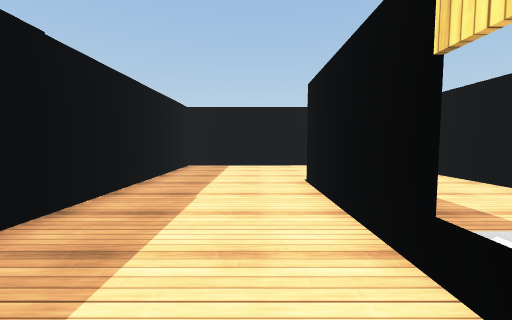
View 1 (above)

18 first-person views from a walk through a Unity game level. The camera is 1.2 m above the floor, tilts 4° down and sees 90° across. The floor is counted in squares, 1 m on a side. Each view is taken from the middle of a square. On the plan, view 1 faces up. The plan holds only what a view shows up to about 12 squares ahead; the rest is blank. The place goes on beyond the plan. Some animated figures are not drawn. Surface patterns are stand-ins for the level's own textures.

View 2
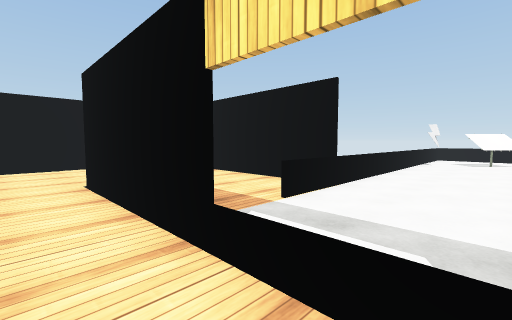

View 3
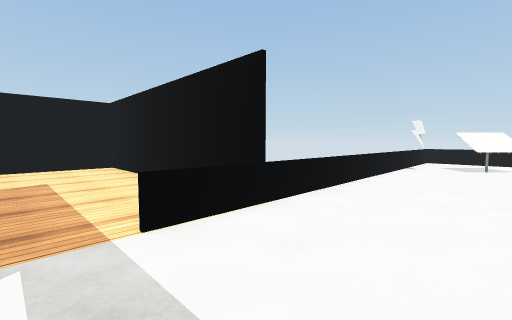

View 4
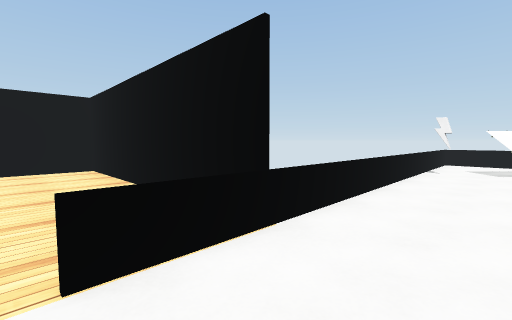

View 5
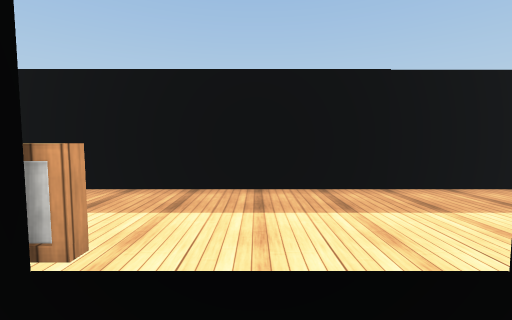

View 6
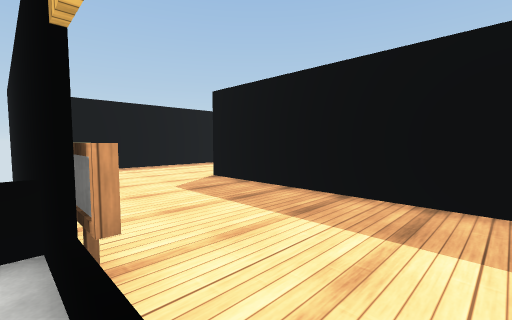

View 7
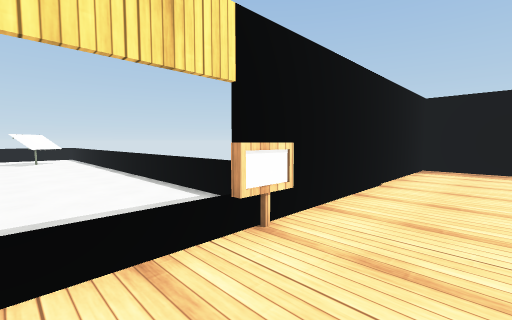

View 8
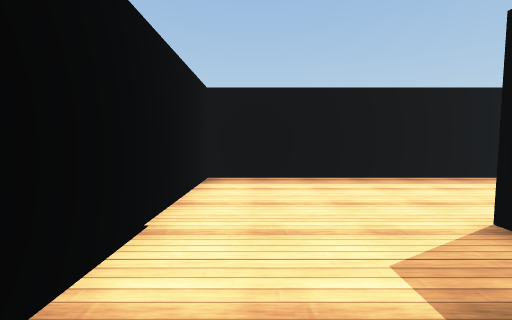

View 9
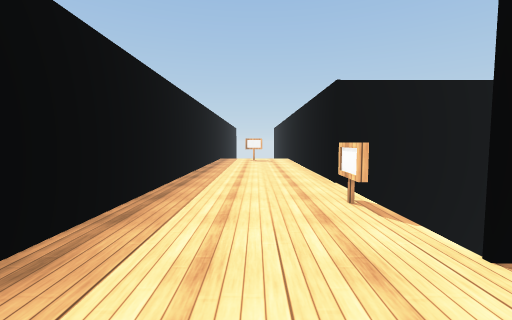

View 10
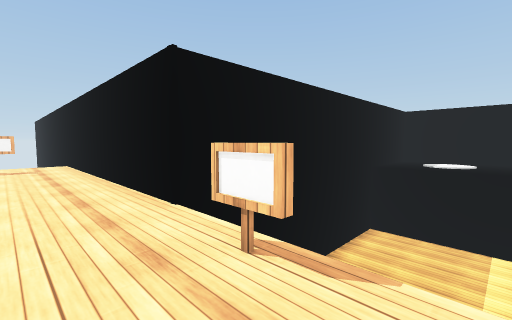

View 11
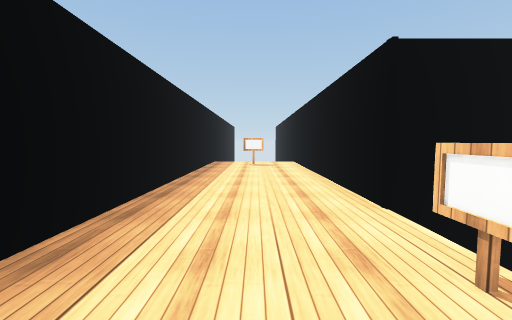

View 12
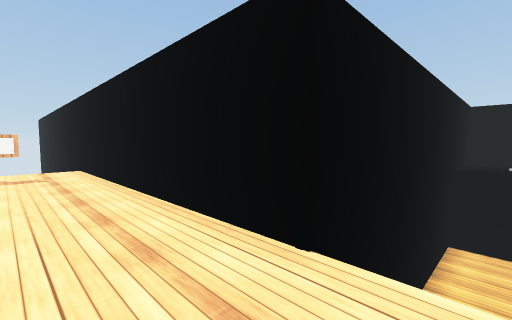

View 13
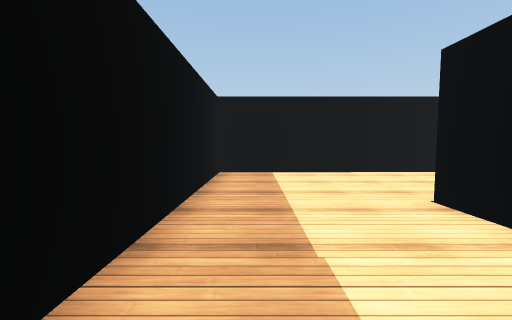

View 14
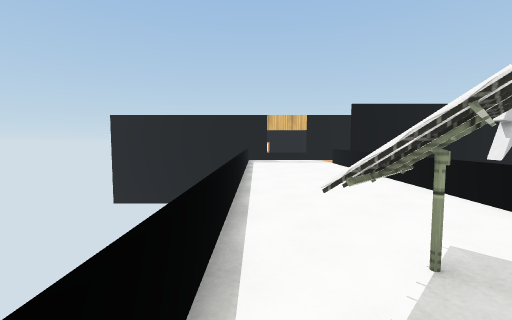

View 15
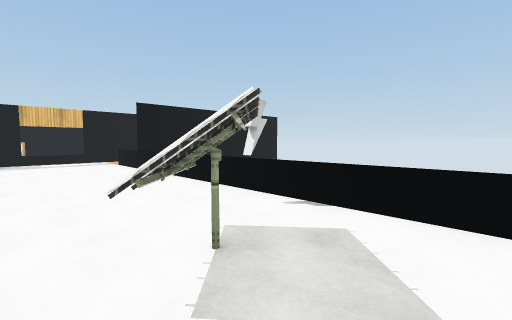

View 16
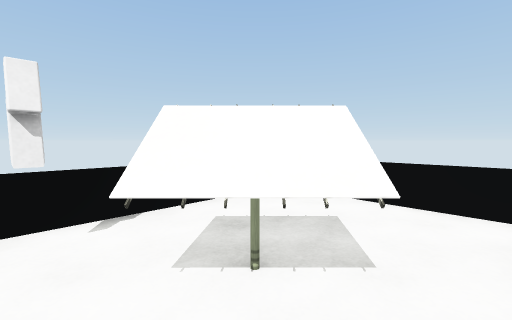

View 17
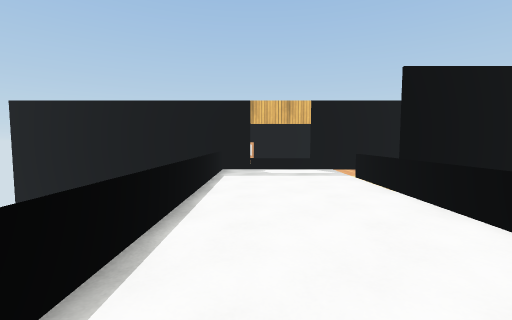

View 18
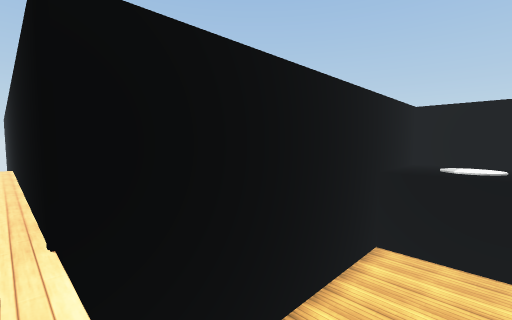

### Floor plan
Key: @ floor where view 1 was taken; # wall or solid block; . floor; = window, fence, low wall or low ledge; ^ raised ledge; v drop or lower ground; O other object.
Columns run from 14 left of view 1 to 20 right of it. Each row starts with its distance up from view 1.
 13           ############
 12           #..........#
 11           #..........#
 10           #..........#
  9        ####..........#
  8       ....#.....#....#
  7      #....#.....#....#
  6      #....#.....#....#
  5      #....#.....#....#
  4      #vvvv#.....#.===#############
  3      #vvvv#.....#............O....
  2      #vvvv#.......................=
  1      #vvvv#...................^^..=
  0      #vvvv#...@O..............^^..=
 -1      #v   #....O#.................=
 -2      #    #.....#================
 -3      #    #.....#
 -4      #    #.....#
 -5      #    #.....#
 -6 ######..O.......#
 -7 ................#
 -8 ................#
 -9 ................#
-10 ................#
-11 #################

Where each view was taken, in squares from view 1:
view 1: 0 up, 0 right, facing up
view 2: 0 up, 0 right, facing up-right
view 3: 0 up, 3 right, facing up-right
view 4: 1 up, 4 right, facing up-right
view 5: 1 up, 3 right, facing left
view 6: 2 up, 2 right, facing down-left
view 7: 2 up, 1 left, facing down-right
view 8: 2 down, 0 right, facing down
view 9: 8 down, 1 left, facing left
view 10: 8 down, 4 left, facing up-left
view 11: 8 down, 4 left, facing left
view 12: 8 down, 7 left, facing up-left
view 13: 3 up, 2 left, facing up
view 14: 1 down, 19 right, facing left
view 15: 1 down, 19 right, facing up-left
view 16: 1 down, 15 right, facing up-right
view 17: 0 up, 13 right, facing left
view 18: 6 down, 5 left, facing up-left
